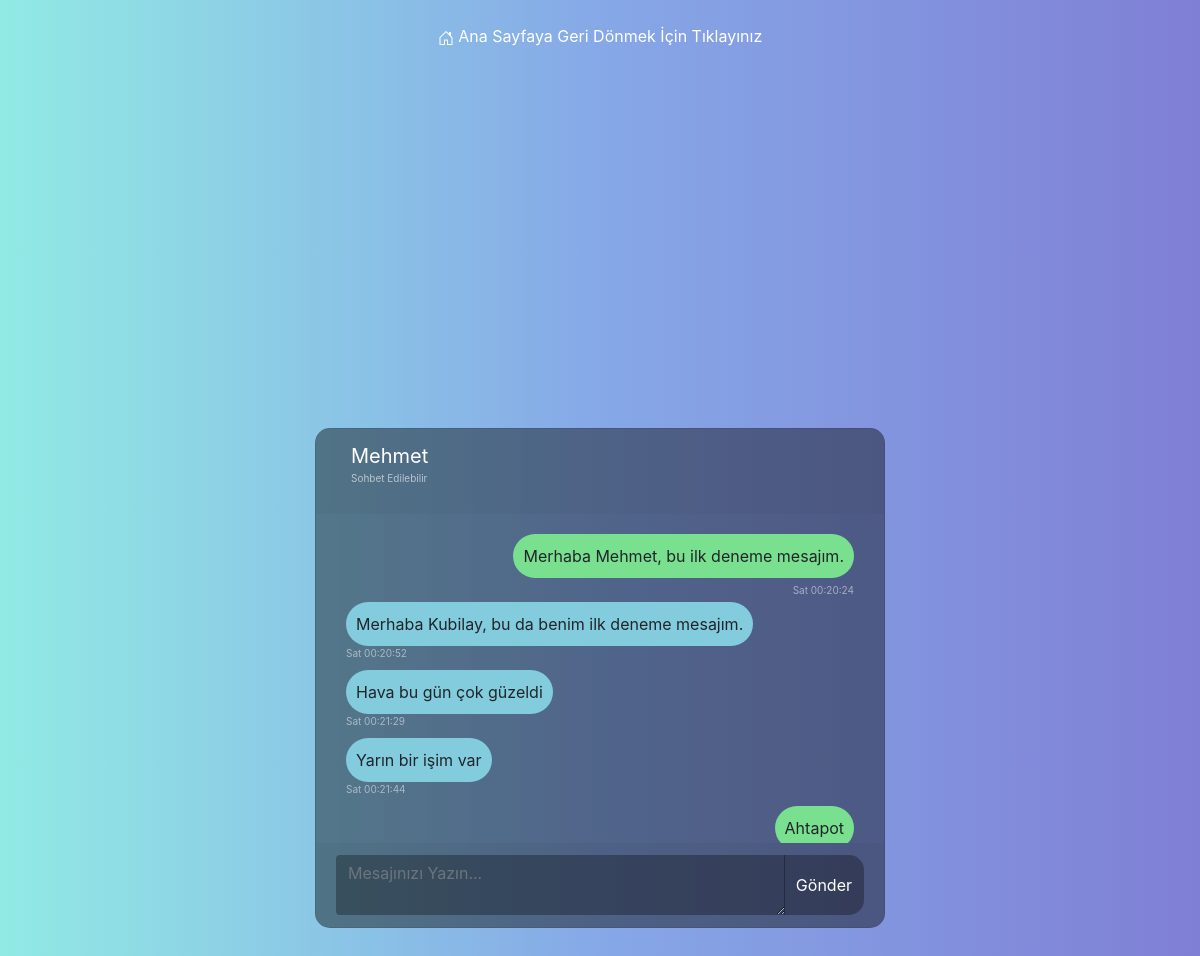
Screenshot of /sohbet.php?id=2 (signed in) with the database file from the repository.
### tables this page shows
CREATE TABLE `kullanici` (
  `id` int NOT NULL,
  `adi` varchar(255) NOT NULL,
  `sohbet` int NOT NULL,
  `sifre` varchar(255) NOT NULL
);

CREATE TABLE `mesaj` (
  `id` int NOT NULL,
  `gonderen` int NOT NULL,
  `alici` int NOT NULL,
  `mesaj` longtext NOT NULL,
  `zaman` varchar(55) NOT NULL
);

### sohbet.php (the view, shortened to what this page needs)
<?php
require_once 'baglanti.php';
$kullanici_id = $_SESSION['k_id'];
$sohbet_edilen_id = $_GET['id'];
?>
<!DOCTYPE html>
<html>
	<head>
		<link rel="stylesheet" href="https://stackpath.bootstrapcdn.com/bootstrap/4.1.3/css/bootstrap.min.css">
		<link rel="stylesheet" href="https://use.fontawesome.com/releases/v5.5.0/css/all.css">
		<link rel="stylesheet" type="text/css" href="https://cdnjs.cloudflare.com/ajax/libs/malihu-custom-scrollbar-plugin/3.1.5/jquery.mCustomScrollbar.min.css">
        <link href="maxcdn.bootstrapcdn.com/bootstrap/4.1.1/css/bootstrap.min.css" rel="stylesheet" id="bootstrap-css">
        <link rel="stylesheet" href="assets/sohbet.css">
	</head>
	<body>
		<div class="container-fluid h-100">
			<div class="row justify-content-center h-100">
            <div class="col-12">
                <a href="anasayfa.php" class="text-center pt-4 text-white d-block">
                 Ana Sayfaya Geri Dönmek İçin Tıklayınız</a>
            </div>
				<div class="col-md-8 col-xl-6 chat">
					<div class="card">
						<div class="card-header msg_head">
							<div class="d-flex bd-highlight">
								<div class="user_info">
                                    <?php
                                        $sohbet_edilen_cek = $baglanti->query("SELECT * FROM kullanici WHERE id=$sohbet_edilen_id");
                                        $sohbet_edilen = $sohbet_edilen_cek->fetch(PDO::FETCH_OBJ);
                                    ?>
									<span><?=$sohbet_edilen->adi?></span>
									<p><?=$sohbet_edilen->sohbet == 1 ? 'Sohbet Edilebilir' : 'Sohbet Edilemez';?></p>
								</div>
							</div>
						</div>
						<div class="card-body msg_card_body" >
                            <div id="mesaj_alani">
                                <?php
                                $mesaj_cek = $baglanti->query("SELECT * FROM mesaj WHERE alici IN('$sohbet_edilen_id','$kullanici_id') AND gonderen IN('$sohbet_edilen_id','$kullanici_id') ORDER BY zaman ASC");
                                while ($mesaj = $mesaj_cek->fetch(PDO::FETCH_OBJ) ) {
                                    if ($mesaj->gonderen == $kullanici_id) {
                                        echo '
                                        <div class="d-flex justify-content-end mb-4">
                                            <div class="msg_cotainer_send">
                                                '.$mesaj->mesaj.'
                                                <span class="msg_time_send">'.date('D H:i:s', $mesaj->zaman).'</span>
                                            </div>
                                        </div>
                                        ';
                                    }
                                    if ($mesaj->gonderen == $sohbet_edilen_id) {
                                        echo '
                                        <div class="d-flex justify-content-start mb-4">
                                            <div class="msg_cotainer">
                                                '.$mesaj->mesaj.'
                                                <span class="msg_time">'.date('D H:i:s', $mesaj->zaman).'</span>
                                            </div>
                                        </div>';
                                    }
                                }
                                ?>
                            </div>
                        </div>
                        <div class="card-footer">
                            <div id="mesaj_gonderme_alani">
                                <div class="input-group">
                                    <textarea name="" class="form-control type_msg" id="mesaj" <?=$sohbet_edilen->sohbet == 1 ? 'placeholder="Mesajınızı Yazın..."' : 'placeholder="Bu Kişiye Şu An Mesaj Gönderemezsin!!!" readonly';?>></textarea>
                                    <div class="input-group-append">
                                        <button class="input-group-text send_btn <?=$sohbet_edilen->sohbet == 1 ? '' : 'd-none';?>" id="gonder">Gönder</button>
                                    </div>
                                </div>
                            </div>
                        </div>
					</div>
				</div>
			</div>
		</div>
    </body>
</html>

### assets/sohbet.css (style rules this page uses)
body,html { height: 100%; margin: 0; background: #7F7FD5; background: -webkit-linear-gradient(to right, #91EAE4, #86A8E7, #7F7FD5); background: linear-gradient(to right, #91EAE4, #86A8E7, #7F7FD5); }
.chat { margin-top: auto; margin-bottom: auto; }
.card { height: 500px; border-radius: 15px !important; background-color: rgba(0,0,0,0.4) !important; }
.msg_card_body { overflow-y: auto; }
.card-header { border-radius: 15px 15px 0 0 !important; border-bottom: 0 !important; }
.card-footer { border-radius: 0 0 15px 15px !important; border-top: 0 !important; }
.type_msg { background-color: rgba(0,0,0,0.3) !important; border:0 !important; color:white !important; height: 60px !important; overflow-y: auto; }
.send_btn { border-radius: 0 15px 15px 0 !important; background-color: rgba(0,0,0,0.3) !important; border:0 !important; color: white !important; cursor: pointer; }
.user_info { margin-top: auto; margin-bottom: auto; margin-left: 15px; }
.user_info span { font-size: 20px; color: white; }
.user_info p { font-size: 10px; color: rgba(255,255,255,0.6); }
.msg_cotainer { margin-top: auto; margin-bottom: auto; margin-left: 10px; border-radius: 25px; background-color: #82ccdd; padding: 10px; position: relative; }
.msg_cotainer_send { margin-top: auto; margin-bottom: auto; margin-right: 10px; border-radius: 25px; background-color: #78e08f; padding: 10px; position: relative; }
.msg_time { position: absolute; left: 0; bottom: -15px; color: rgba(255,255,255,0.5); font-size: 10px; }
.msg_time_send { position: absolute; right:0; bottom: -20px!important; color: rgba(255,255,255,0.5); font-size: 10px; }
.msg_head { position: relative; }

### rows the page displays
kullanici: adi "Mehmet"
mesaj: mesaj "Merhaba Mehmet, bu ilk deneme mesajım.", zaman "Sat 00:20:24"
mesaj: mesaj "Merhaba Kubilay, bu da benim ilk deneme mesajım.", zaman "Sat 00:20:52"
mesaj: mesaj "Hava bu gün çok güzeldi", zaman "Sat 00:21:29"
mesaj: mesaj "Yarın bir işim var", zaman "Sat 00:21:44"
mesaj: mesaj "Ahtapot"
